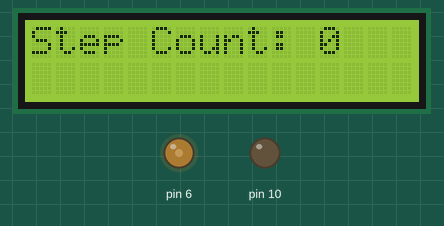
Simulated run of this sketch. Board: Arduino Uno, built with avr-gcc and run on an emulated ATmega328P. Shown: 16×2 character LCD, output pins drawn as LEDs (lit = HIGH). Random numbers use the default seed unless the sketch sets one; what the sketch prints to the serial monitor is not drawn.

Above: at 0.1 s.
At 7.6 s:
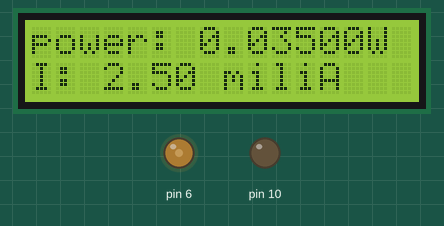
At 15.6 s:
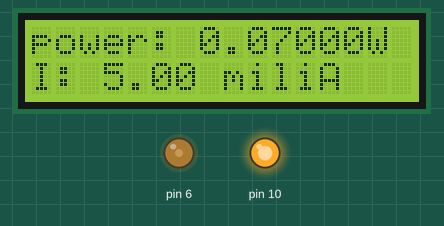
At 37.7 s:
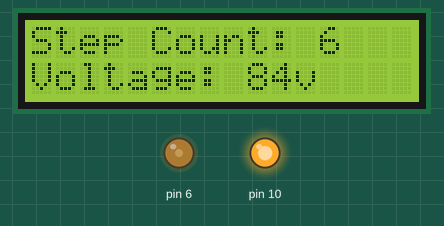
Timing chart, 0 to 39.2 s (numbered marks = the images above):
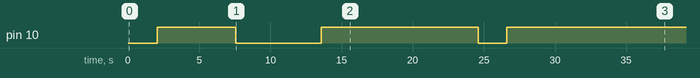

The sketch:

prototype_final.ino
```cpp
#include <LiquidCrystal.h>
int Contrast=75;
LiquidCrystal lcd(12, 9, 5, 4, 3, 2);
int sensoroutput = A5; // the analog pin connected to the sensor
int ledoutput = 0; // pin connected to LED
int THRESHOLD = 1023;
long int t1 =0;
int per_step_V = 14.00;
int total_voltage = 0;
int step_count = 0;
int fl =0;
int c1 = 3000;
int c = 1;
char mi = 230;
float power = .035;
float total_power = 0;
float current = 2.5;

void setup()
{
  Serial.begin(9600);
  pinMode(10, OUTPUT);
  digitalWrite(10, LOW);// this function is used to declare led connected pin as output
  analogWrite(6,Contrast);
  lcd.begin(16, 2);
  lcd.setCursor(0, 0);
  lcd.print("Step Count: ");
  lcd.print(0);
}
void loop()
{
int value = random(1900);// function to read analog voltage from sensor
delay(2000);
Serial.println(value);

if (value >= THRESHOLD)                    // function to check voltage level from sensor
  {

 // to make the LED visible
  step_count+=1;
  total_voltage += 14.00;
   digitalWrite(10, HIGH);
  lcd.setCursor(0, 0);
lcd.clear();

  lcd.print("Step Count: ");
  lcd.print(step_count);
  lcd.setCursor(0, 1);
  lcd.print("Voltage: ");
  lcd.print(total_voltage);
  lcd.print("v");
//  t1 = millis();
  delay(2000);

  lcd.clear();
  lcd.setCursor(0, 0);
    lcd.print("power: ");
    total_power = total_power + .035;
  lcd.print(total_power,5);
  lcd.print("W");
   lcd.setCursor(0, 1);
  lcd.print("I: ");
  lcd.print(current);
  current+= 2.5;
  lcd.print(" miliA");
  delay(1500);


  }
else
  {
      value = 0;
    digitalWrite(10, LOW);


  }


}
```

Measured:
- by itself, pin 10: goes HIGH 5.5 s, LOW 6.0 s, HIGH 11.0 s, LOW 2.0 s, then HIGH
- what the display in image 1 shows lasts 9.5 s, from 4.1 s to 13.6 s
- what the display in image 2 shows lasts 3.5 s, from 15.6 s to 19.1 s
